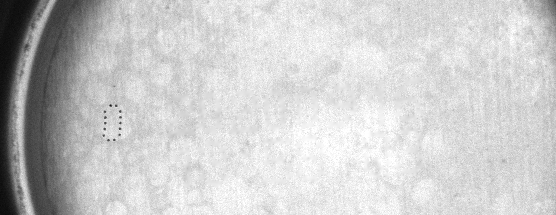

This chart was generated by the following Python code:
import pygame

# from pygame import image

if __name__ == '__main__':
    pygame.init()
    # images = pygame.image.load("s2_label_gt/test_del.png")
    images = pygame.image.load("test_pad.png")
    # images = pygame.image.load("label_gt_pic.png")
    images.set_colorkey((0, 0, 0))
    # images = pygame.Surface.convert_alpha(images)
    bg = pygame.image.load("s3_bg_gt/2020_09_16_13_58_02_620.bmp")
    rect1 = pygame.Rect(0, 0, 100, 100)
    bg.blit(images, (100, 100), rect1)
    pygame.image.save(bg, "test.png")
